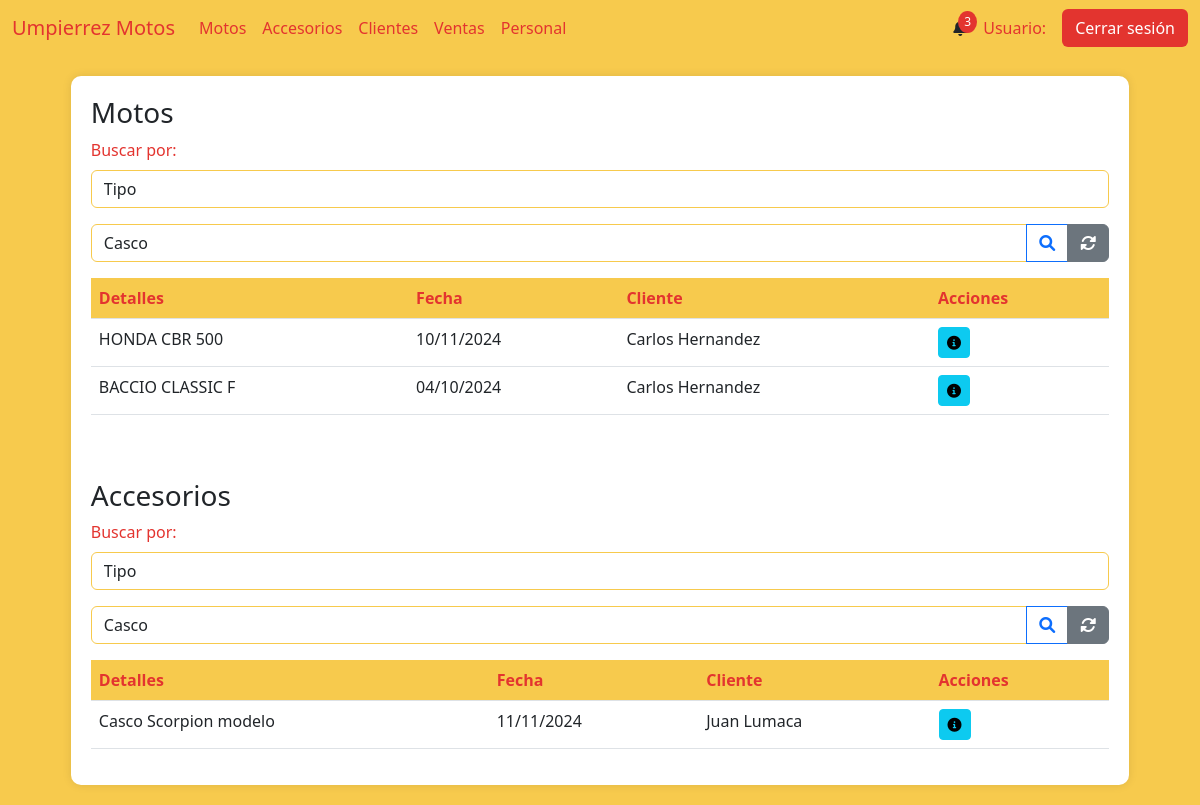
/ventas, run on an earlier commit of the app's database.
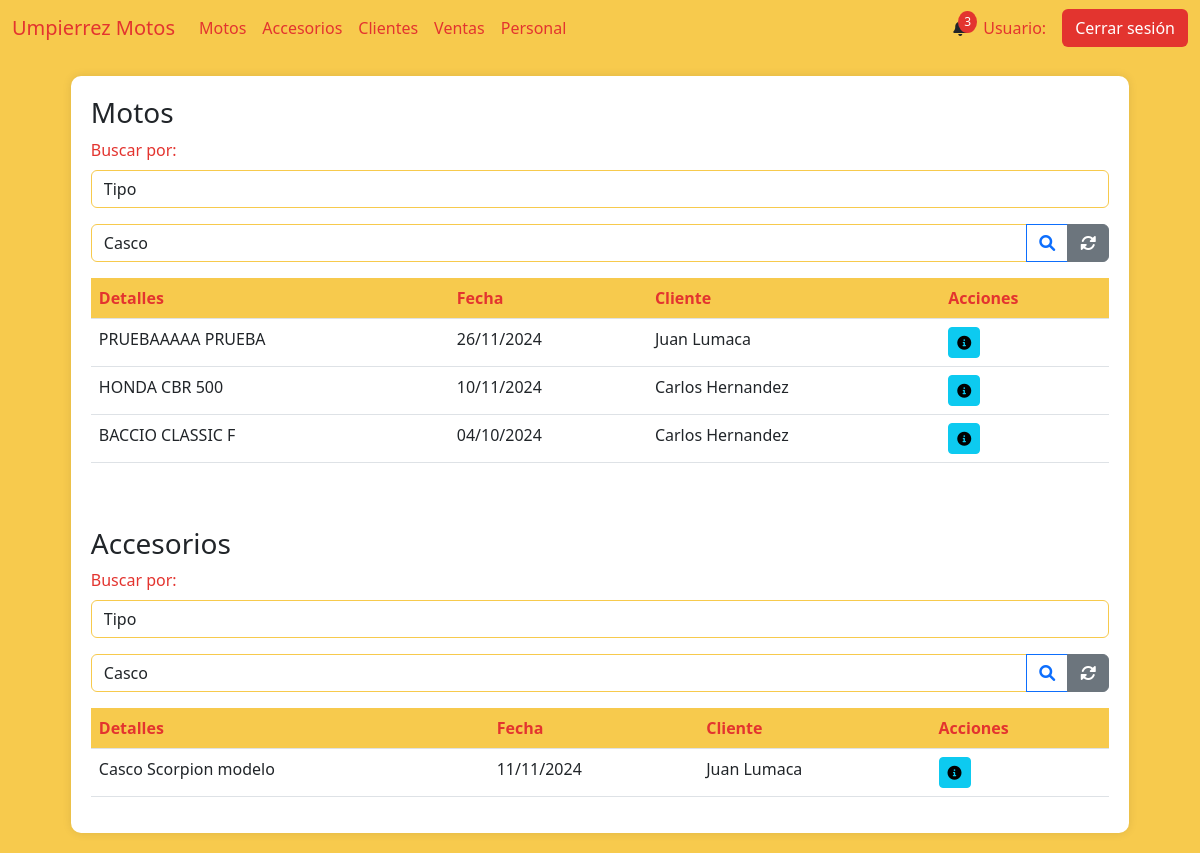
And on a later commit of the database.
### AppUM/models.py (models this page shows)
class ComprasVentas(models.Model):
    moto = models.ForeignKey(Moto, related_name='moto_cliente', on_delete=models.CASCADE)
    cliente = models.ForeignKey(Cliente, related_name='cliente_moto', on_delete=models.CASCADE)
    fecha_compra = models.DateField()
    fotocopia_libreta = models.ImageField(null=True, blank=True, upload_to="documentacion/libretas/")
    compra_venta = models.FileField(null=True, blank=True, upload_to="documentacion/compra_venta/")
    certificado_venta = models.FileField(null=True, blank=True, upload_to="documentacion/certificado_venta/")
    tipo = models.CharField(max_length=20)
    forma_de_pago = models.TextField(null=True, blank=True)
    class Meta:
        pass

class ClienteAccesorio(models.Model):
    accesorio = models.ForeignKey(Accesorio, related_name='accesorio_cliente', on_delete=models.CASCADE)
    cliente = models.ForeignKey(Cliente, related_name='cliente_cliente', on_delete=models.CASCADE)
    fecha_compra = models.DateField()
    factura = models.IntegerField(null=True)
    factura_rut = models.IntegerField(null=True)
    factura_documento = models.FileField(null=True, blank=True, upload_to="documentacion/facturas_accesorios/")

### AppUM/views.py (the view)
# urls.py: path('ventas', views.vista_ventas,name="Ventas"),
def vista_ventas(req):
    try:
            resultados_motos = (
                ComprasVentas.objects
                .filter(tipo='V')
                .select_related('moto','cliente')
                .values(
                    'id',
                    'moto__marca',
                    'moto__modelo',
                    'fecha_compra',
                    'cliente__nombre',
                    'cliente__apellido'
                ).order_by('-fecha_compra')
            )
            res_documentacion = []
            for resultado in resultados_motos:
                cv = ComprasVentas.objects.get(id=resultado['id'])
                res_documentacion.append({
                'moto': resultado
            })
            paginator = Paginator(res_documentacion, 5)  # 5 clientes por página
            page_number = req.GET.get('page')  # Obtiene el número de página desde la URL
            page_obj = paginator.get_page(page_number)
            resultados_accesorios = (
                ClienteAccesorio.objects
                .select_related('accesorio', 'cliente')
                .values(
                    'id',
                    'accesorio__tipo',
                    'accesorio__marca',
                    'accesorio__modelo',
                    'fecha_compra',
                    'cliente__nombre',
                    'cliente__apellido'
                ).order_by('-fecha_compra')
            )
            res_facturas = []
            for resultado_accesorio in resultados_accesorios:
                    ca = ClienteAccesorio.objects.get(id=resultado_accesorio['id'])
                    res_facturas.append({
                    'accesorio': resultado_accesorio,
                    'factura_documento': ca.factura_documento.url if ca.factura_documento else None
                })
            paginator_accesorio = Paginator(res_facturas, 5)  # 5 clientes por página
            page_number_accesorio = req.GET.get('page')  # Obtiene el número de página desde la URL
            page_obj_accesorio = paginator_accesorio.get_page(page_number_accesorio)
            return render(req,"perfil_administrativo/ventas/ventas.html",{"page_obj":page_obj,"page_objAccs":page_obj_accesorio})
    except Exception as e:
        pass

### AppUM/templates/perfil_administrativo/ventas/ventas.html (shortened to what the changed rows need)
{% extends "perfil_administrativo/padre_perfil_administrativo.html" %}
{% load static %}
{% block contenidoQueCambia %}
<div class="table-container" id="inventarios">
    <table class="table">
        <thead>
            <tr>
                <th>Detalles</th>
                <th>Fecha</th>
                <th>Cliente</th>
                <th>Acciones</th>
            </tr>
        </thead>
        <tbody>
            {% if page_obj %}
                {% for moto in page_obj %}
            <tr>
                <td>{{ moto.moto.moto__marca }} {{ moto.moto.moto__modelo }}</td>
                <td>{{ moto.moto.fecha_compra|date:"d/m/Y"}}</td>
                <td>{{ moto.moto.cliente__nombre }} {{ moto.moto.cliente__apellido }}</td>
                <td>
                    <a href=""><button class="btn btn-sm btn-info"><i class="fas fa-info-circle"></i></button></a>
                </td>
            </tr>
            {% endfor %}
            {% else %}
                <tr>
                    <td colspan="9" class="text-center text-muted">
                        No hay registros de accesorios disponibles.
                    </td>
                </tr>
            {% endif %}
        </tbody>
    </table>
<br>
<br>
    <table class="table">
        <thead>
            <tr>
                <th>Detalles</th>
                <th>Fecha</th>
                <th>Cliente</th>
                <th>Acciones</th>
            </tr>
        </thead>
        <tbody>
            {% if page_objAccs %}
                {% for accesorio in page_objAccs %}
            <tr>
                <td>{{ accesorio.accesorio.accesorio__tipo }} {{ accesorio.accesorio.accesorio__marca }} {{ accesorio.accesorio.accesorio__modelo }}</td>
                <td>{{ accesorio.accesorio.fecha_compra|date:"d/m/Y"}}</td>
                <td>{{ accesorio.accesorio.cliente__nombre }} {{ accesorio.accesorio.cliente__apellido }}</td>
                <td>
                    <a href=""><button class="btn btn-sm btn-info"><i class="fas fa-info-circle"></i></button></a>
                </td>
            </tr>
            {% endfor %}
            {% else %}
                <tr>
                    <td colspan="9" class="text-center text-muted">
                        No hay registros de accesorios disponibles.
                    </td>
                </tr>
            {% endif %}
        </tbody>
    </table>
</div>
{% endblock %}

What changed in the data, as far as the page shows it:
added ComprasVentas: moto.moto__marca "PRUEBAAAAA", moto.moto__modelo "PRUEBA", moto.fecha_compra "26/11/2024", moto.cliente__nombre "Juan", moto.cliente__apellido "Lumaca"
